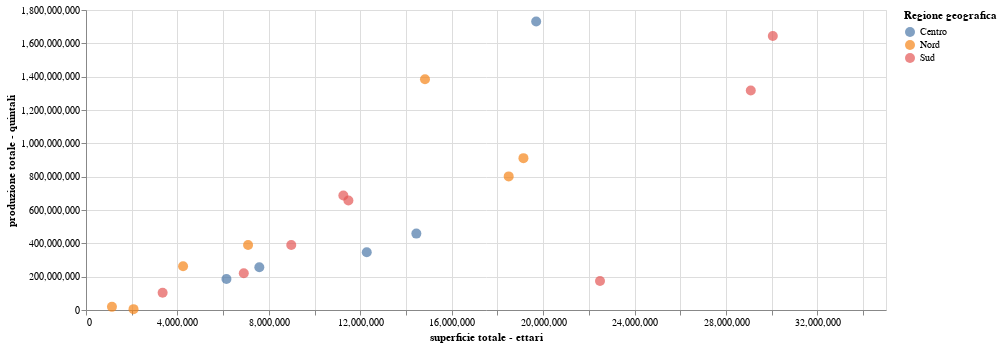

Source (notebook cell):
### Code cell
alt.Chart(data_modificato).mark_circle(tooltip = True).encode(
    x='superficie totale - ettari:Q',
    y='produzione totale - quintali:Q',
    tooltip = 'Territorio:N',
    color = 'Regione geografica:N'
    #color=alt.Color(field='Value', type='quantitative',  bin=alt.BinParams(maxbins=5)),
    #size=alt.Size(field='Value', type='quantitative',  bin=alt.BinParams(maxbins=5))
).properties(width = 800).configure_circle(
    size=100)

### Figure 1 — Vega-Lite specification as saved in the notebook (floating-point values rounded to 4 significant figures)
{"config": {"view": {"continuousWidth": 300, "continuousHeight": 300}, "circle": {"size": 100}}, "data": {"name": "data-49d6dc5b3411f842268c528854b6e9eb"}, "mark": {"type": "circle", "tooltip": true}, "encoding": {"color": {"field": "Regione geografica", "type": "nominal"}, "tooltip": {"field": "Territorio", "type": "nominal"}, "x": {"field": "superficie totale - ettari", "type": "quantitative"}, "y": {"field": "produzione totale - quintali", "type": "quantitative"}}, "width": 800, "$schema": "https://vega.github.io/schema/vega-lite/v5.15.1.json", "datasets": {"data-49d6dc5b3411f842268c528854b6e9eb": [{"Territorio": "Abruzzo", "produzione raccolta - quintali": 414622792, "produzione totale - migliaia di quintali": 186761, "produzione totale - quintali": 390400000.0, "superficie in produzione - ettari": 6521026, "superficie totale - are": 223044, "superficie totale - ettari": 8980592, "Regione geografica": "Sud"}, {"Territorio": "Calabria", "produzione raccolta - quintali": 726429994, "produzione totale - migliaia di quintali": 187643, "produzione totale - quintali": 657100000.0, "superficie in produzione - ettari": 9367903, "superficie totale - are": 1235925, "superficie totale - ettari": 11480757, "Regione geografica": "Sud"}, {"Territorio": "Campania", "produzione raccolta - quintali": 826069435, "produzione totale - migliaia di quintali": 702706, "produzione totale - quintali": 686700000.0, "superficie in produzione - ettari": 8026616, "superficie totale - are": 19985098, "superficie totale - ettari": 11259000, "Regione geografica": "Sud"}, {"Territorio": "Emilia-Romagna", "produzione raccolta - quintali": 2155951623, "produzione totale - migliaia di quintali": 1773157, "produzione totale - quintali": 1731000000.0, "superficie in produzione - ettari": 10335713, "superficie totale - are": 1954999, "superficie totale - ettari": 19695401, "Regione geografica": "Centro"}, {"Territorio": "Friuli-Venezia Giulia", "produzione raccolta - quintali": 275349956, "produzione totale - migliaia di quintali": 119788, "produzione totale - quintali": 263000000.0, "superficie in produzione - ettari": 1668191, "superficie totale - are": 87102, "superficie totale - ettari": 4247393, "Regione geografica": "Nord"}, {"Territorio": "Lazio", "produzione raccolta - quintali": 586158036, "produzione totale - migliaia di quintali": 647231, "produzione totale - quintali": 458400000.0, "superficie in produzione - ettari": 11213680, "superficie totale - are": 14125327, "superficie totale - ettari": 14452937, "Regione geografica": "Centro"}, {"Territorio": "Liguria", "produzione raccolta - quintali": 23118492, "produzione totale - migliaia di quintali": 16069, "produzione totale - quintali": 18850000.0, "superficie in produzione - ettari": 1030291, "superficie totale - are": 162960, "superficie totale - ettari": 1135318, "Regione geografica": "Nord"}, {"Territorio": "Lombardia", "produzione raccolta - quintali": 1775429746, "produzione totale - migliaia di quintali": 2599303, "produzione totale - quintali": 911100000.0, "superficie in produzione - ettari": 10789428, "superficie totale - are": 4171819, "superficie totale - ettari": 19138378, "Regione geografica": "Nord"}, {"Territorio": "Marche", "produzione raccolta - quintali": 281907000, "produzione totale - migliaia di quintali": 262791, "produzione totale - quintali": 256600000.0, "superficie in produzione - ettari": 3334537, "superficie totale - are": 68096, "superficie totale - ettari": 7583358, "Regione geografica": "Centro"}, {"Territorio": "Molise", "produzione raccolta - quintali": 123510812, "produzione totale - migliaia di quintali": 38716, "produzione totale - quintali": 103400000.0, "superficie in produzione - ettari": 1880408, "superficie totale - are": 25035, "superficie totale - ettari": 3352297, "Regione geografica": "Sud"}, {"Territorio": "Piemonte", "produzione raccolta - quintali": 906280607, "produzione totale - migliaia di quintali": 563584, "produzione totale - quintali": 801600000.0, "superficie in produzione - ettari": 10508136, "superficie totale - are": 1114408, "superficie totale - ettari": 18493243, "Regione geografica": "Nord"}, {"Territorio": "Puglia", "produzione raccolta - quintali": 1648838778, "produzione totale - migliaia di quintali": 197068, "produzione totale - quintali": 1644000000.0, "superficie in produzione - ettari": 20351797, "superficie totale - are": 1049072, "superficie totale - ettari": 30048073, "Regione geografica": "Sud"}, {"Territorio": "Sardegna", "produzione raccolta - quintali": 461821235, "produzione totale - migliaia di quintali": 806632, "produzione totale - quintali": 173500000.0, "superficie in produzione - ettari": 20585048, "superficie totale - are": 1360567, "superficie totale - ettari": 22487074, "Regione geografica": "Sud"}, {"Territorio": "Sicilia", "produzione raccolta - quintali": 1331632697, "produzione totale - migliaia di quintali": 323394, "produzione totale - quintali": 1317000000.0, "superficie in produzione - ettari": 21657968, "superficie totale - are": 13530357, "superficie totale - ettari": 29083914, "Regione geografica": "Sud"}, {"Territorio": "Toscana", "produzione raccolta - quintali": 455278402, "produzione totale - migliaia di quintali": 360457, "produzione totale - quintali": 346600000.0, "superficie in produzione - ettari": 7959246, "superficie totale - are": 564180, "superficie totale - ettari": 12283021, "Regione geografica": "Centro"}, {"Territorio": "Trentino Alto Adige / Südtirol", "produzione raccolta - quintali": 573686926, "produzione totale - migliaia di quintali": 685981, "produzione totale - quintali": 390200000.0, "superficie in produzione - ettari": 6217912, "superficie totale - are": 238670, "superficie totale - ettari": 7091202, "Regione geografica": "Nord"}, {"Territorio": "Umbria", "produzione raccolta - quintali": 223608815, "produzione totale - migliaia di quintali": 193961, "produzione totale - quintali": 186000000.0, "superficie in produzione - ettari": 3532558, "superficie totale - are": 61312, "superficie totale - ettari": 6145497, "Regione geografica": "Centro"}, {"Territorio": "Valle d'Aosta / Vallée d'Aoste", "produzione raccolta - quintali": 11667376, "produzione totale - migliaia di quintali": 34106, "produzione totale - quintali": 5059000.0, "superficie in produzione - ettari": 2009380, "superficie totale - are": 2074, "superficie totale - ettari": 2078866, "Regione geografica": "Nord"}, {"Territorio": "Veneto", "produzione raccolta - quintali": 1403309943, "produzione totale - migliaia di quintali": 614965, "produzione totale - quintali": 1384000000.0, "superficie in produzione - ettari": 5627027, "superficie totale - are": 6985449, "superficie totale - ettari": 14830800, "Regione geografica": "Nord"}, {"Territorio": "Basilicata", "produzione raccolta - quintali": 246923945, "produzione totale - migliaia di quintali": 78439, "produzione totale - quintali": 220100000.0, "superficie in produzione - ettari": 3560446, "superficie totale - are": 1174070, "superficie totale - ettari": 6902827, "Regione geografica": "Sud"}]}}
